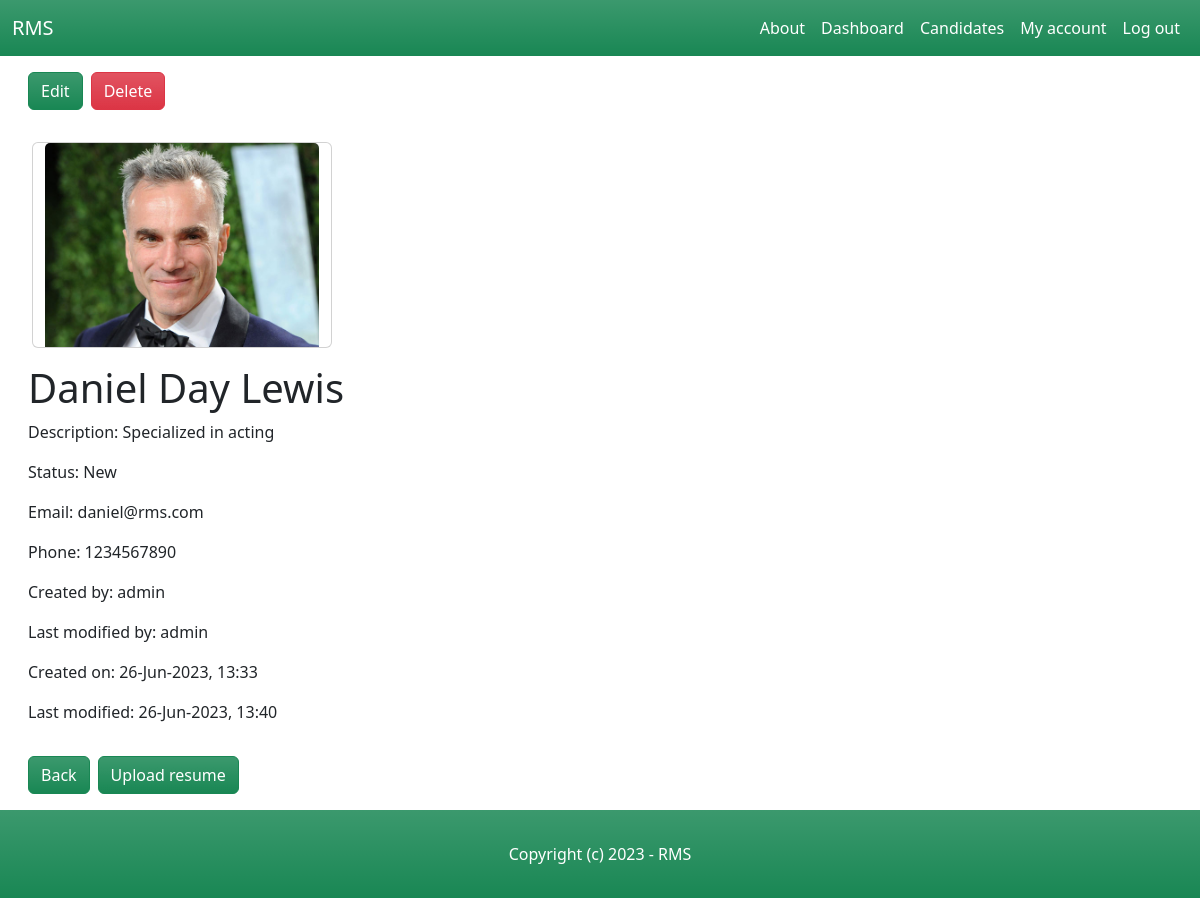
The app's page /dashboard/candidates/4/ (signed in) with its own data.
### candidate/models.py (models this page shows, shortened)
class Candidate(models.Model):
    NEW = 'new'
    CONTACTED = 'contacted'
    INTERVIEWED = 'interviewed'
    HIRED = 'hired'
    REJECTED = 'rejected'
    CHOICES_STATUS = (
        (NEW, 'New'),
        (CONTACTED, 'Contacted'),
        (INTERVIEWED, 'Interviewed'),
        (HIRED, 'Hired'),
        (REJECTED, 'Rejected'),
    )
    name = models.CharField(max_length=255)
    description = models.TextField(blank=True, null=True)
    status = models.CharField(max_length=11, choices=CHOICES_STATUS, default=NEW)
    email = models.EmailField()
    phone = models.PositiveIntegerField()
    image = models.ImageField(upload_to='candidate_images', default='default_image.jpg', blank=True, null=True)
    resume = models.FileField(upload_to='resumes/', blank=True, null=True)
    is_active = models.BooleanField(default=True)
    created_by = models.ForeignKey(User, related_name='candidates', on_delete=models.CASCADE)
    created_at = models.DateTimeField(auto_now_add=True)
    modified_at = models.DateTimeField(auto_now=True)
    last_modified_by = models.ForeignKey(User, related_name='candidate', blank=True, null=True, on_delete=models.CASCADE)

### candidate/views.py (the view)
# urls.py: path('<int:pk>/', views.candidate_details, name='candidate_details'),
@login_required
def candidate_details(request, pk):
    candidate = get_object_or_404(Candidate, is_active=True, pk=pk)
    return render(request, 'candidate/candidate_details.html', {
        'candidate': candidate
    })

### candidate/templates/candidate/candidate_details.html (shortened to what this page needs)
{% extends 'core/base.html' %}
{% block content %}
    <div class="row mx-3">
        <div class="d-grid my-3 gap-2 d-md-flex">
            <button class="btn btn-success bg-gradient"><a class="nav-link text-white" href="{% url 'edit_candidate' candidate.id %}">Edit</a></button>
            <button class="btn btn-danger bg-gradient"><a class="nav-link text-white" href="{% url 'delete_candidate' candidate.id %}">Delete</a></button>
        </div>
    </div>
    <div class="row mx-3">
        <div class="card mx-3 my-3" style="width: 300px;">
            <img src="{{ candidate.image.url }}" class="card-img-top" alt="{{ candidate.name }}">
        </div>
        <h1>{{ candidate.name }}</h1>
        {% if candidate.description %}
            <p>Description: {{ candidate.description }}</p>
        {% endif %}
        <p>Status: {{ candidate.get_status_display }}</p>
        <p>Email: {{ candidate.email }}</p>
        <p>Phone: {{ candidate.phone }}</p>
        <p>Created by: {{ candidate.created_by }}</p>
        <p>Last modified by: {{ candidate.last_modified_by }}</p>
        <p>Created on: {{ candidate.created_at|date:"d-M-Y, H:i" }}</p>
        <p>Last modified: {{ candidate.modified_at|date:"d-M-Y, H:i" }}</p>
        <div class="d-grid my-3 gap-2 d-md-flex">
            <button type="submit" class="btn btn-success bg-gradient"><a class="nav-link text-white" href="{% url 'candidates_list' %}">Back</a></button>
            {% if candidate.resume %}
                <button type="submit" class="btn btn-success bg-gradient"><a style="text-decoration:none" href="{{ candidate.resume.url }}" class="text-white" download>Download resume</a></button>
            {% else %}
                <button type="submit" class="btn btn-success bg-gradient"><a style="text-decoration:none" href="{% url 'edit_candidate' candidate.id %}" class="text-white">Upload resume</a></button>
            {% endif %}
        </div>
    </div>
{% endblock %}

### records on screen
Candidate: image (picture), name "Daniel Day Lewis", description "Specialized in acting", status "New", email "daniel@rms.com", phone "1234567890", created_by "admin", last_modified_by "admin", created_at "26-Jun-2023, 13:33", modified_at "26-Jun-2023, 13:40"
